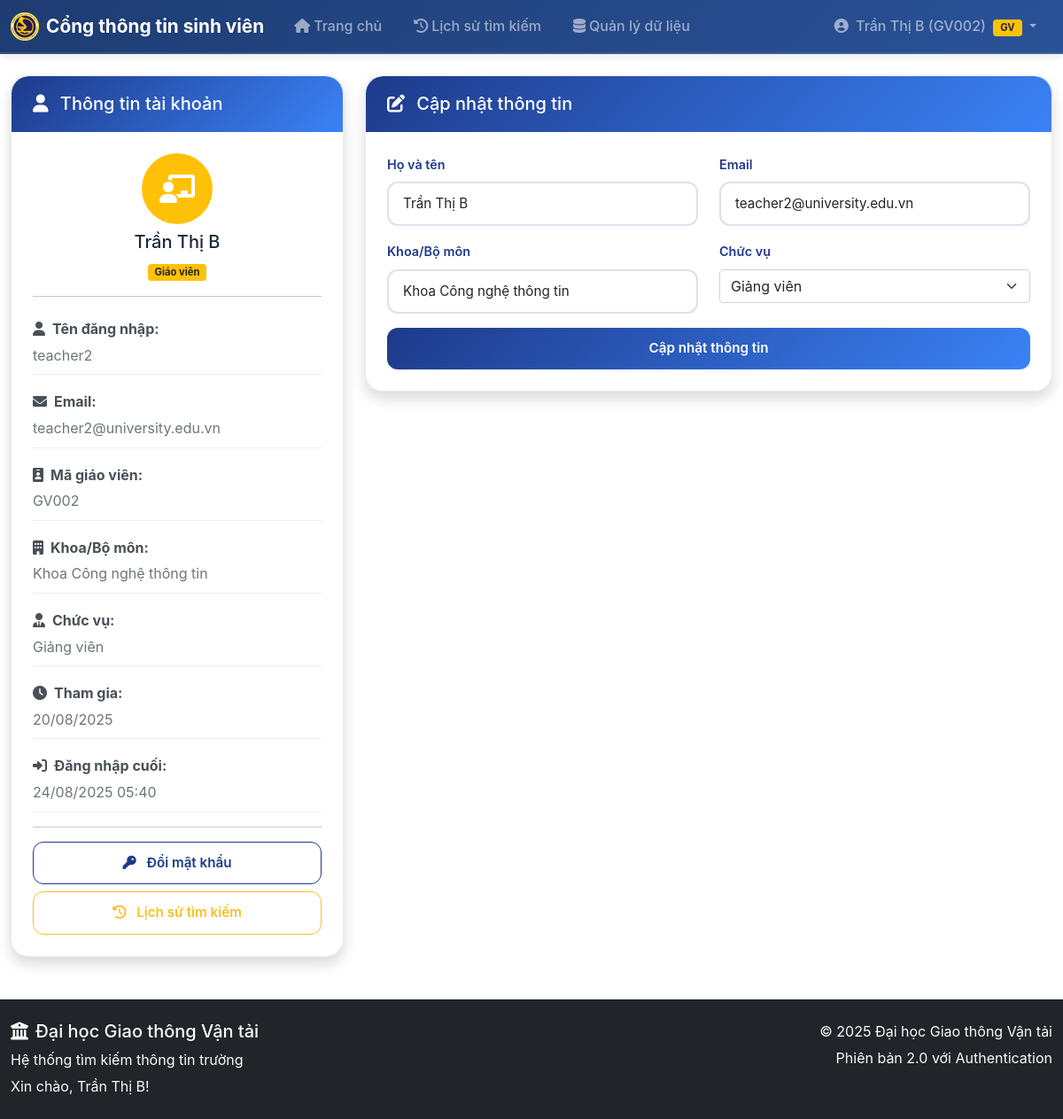
The page /profile (signed in) on the database its author committed.
### models.py (models this page shows, shortened)
class User(UserMixin, db.Model):
    id = db.Column(db.Integer, primary_key=True)
    username = db.Column(db.String(80), unique=True, nullable=False)
    email = db.Column(db.String(120), unique=True, nullable=False)
    password_hash = db.Column(db.String(255), nullable=False)
    full_name = db.Column(db.String(100), nullable=False)
    role = db.Column(db.String(20), nullable=False, default='teacher')
    teacher_id = db.Column(db.String(20), unique=True, nullable=True)  # Mã giáo viên
    department = db.Column(db.String(100), nullable=True)  # Khoa/Bộ môn
    position = db.Column(db.String(50), nullable=True)  # Chức vụ
    is_active = db.Column(db.Boolean, default=True, nullable=False)
    approval_status = db.Column(db.String(20), default='approved', nullable=False)  # 'pending', 'approved', 'rejected'
    created_at = db.Column(db.DateTime, default=datetime.utcnow)
    last_login = db.Column(db.DateTime, nullable=True)
    def is_teacher(self):
        return self.role == 'teacher'
    def is_admin(self):
        return self.username == 'admin' or self.role == 'admin'
    def get_display_name(self):
        if self.role == 'teacher' and self.teacher_id:
            return f"{self.full_name} ({self.teacher_id})"
        return self.full_name

### app.py (the view, shortened to what this page needs)
@app.route('/profile', methods=['GET', 'POST'])
@login_required
def profile():
    form = ProfileForm()
    if request.method == 'GET':
        form.full_name.data = current_user.full_name
        form.email.data = current_user.email
        form.department.data = current_user.department
        form.position.data = current_user.position
    return render_template('auth/profile.html', form=form)

### forms.py
class ProfileForm(FlaskForm):
    full_name = StringField('Họ và tên', validators=[
        DataRequired(message='Vui lòng nhập họ và tên'),
        Length(min=2, max=100, message='Họ tên phải từ 2-100 ký tự')
    ])
    email = StringField('Email', validators=[
        DataRequired(message='Vui lòng nhập email'),
        Email(message='Email không hợp lệ')
    ])
    major = StringField('Ngành học', validators=[Optional(), Length(max=100)])
    year = IntegerField('Năm học', validators=[Optional()])
    department = StringField('Khoa/Bộ môn', validators=[Optional(), Length(max=100)])
    position = SelectField('Chức vụ', choices=[
        ('', '-- Chọn chức vụ --'),
        ('giang_vien', 'Giảng viên'),
        ('pho_giao_su', 'Phó Giáo sư'),
        ('giao_su', 'Giáo sư'),
        ('truong_khoa', 'Trưởng khoa'),
        ('pho_truong_khoa', 'Phó Trưởng khoa'),
        ('truong_bo_mon', 'Trưởng bộ môn'),
        ('khac', 'Khác')
    ], validators=[Optional()])
    submit = SubmitField('Cập nhật thông tin')

### app.py (called while the page is built)
@login_manager.user_loader
def load_user(user_id):
    return db.session.get(User, int(user_id))

### templates/auth/profile.html (shortened to what this page needs)
{% extends "base.html" %}
{% block content %}
<div class="row">
    <div class="col-md-4">
        <div class="card shadow">
            <div class="card-header bg-info text-white">
                <h5 class="mb-0">
                    <i class="fas fa-user me-2"></i>
                    Thông tin tài khoản
                </h5>
            </div>
            <div class="card-body">
                <div class="text-center mb-3">
                    <div class="avatar-circle bg-warning text-white">
                        <i class="fas fa-chalkboard-teacher fa-2x"></i>
                    </div>
                    <h5 class="mt-2">{{ current_user.full_name }}</h5>
                    <span class="badge bg-warning text-dark">Giáo viên</span>
                </div>
                <hr>
                <div class="info-item">
                    <strong><i class="fas fa-user me-2"></i>Tên đăng nhập:</strong>
                    <span>{{ current_user.username }}</span>
                </div>
                <div class="info-item">
                    <strong><i class="fas fa-envelope me-2"></i>Email:</strong>
                    <span>{{ current_user.email }}</span>
                </div>
                <div class="info-item">
                    <strong><i class="fas fa-id-badge me-2"></i>Mã giáo viên:</strong>
                    <span>{{ current_user.teacher_id or 'Chưa cập nhật' }}</span>
                </div>
                <div class="info-item">
                    <strong><i class="fas fa-building me-2"></i>Khoa/Bộ môn:</strong>
                    <span>{{ current_user.department or 'Chưa cập nhật' }}</span>
                </div>
                <div class="info-item">
                    <strong><i class="fas fa-user-tie me-2"></i>Chức vụ:</strong>
                    <span>
                        {% if current_user.position == 'giang_vien' %}Giảng viên
                        {% elif current_user.position == 'pho_giao_su' %}Phó Giáo sư
                        {% elif current_user.position == 'giao_su' %}Giáo sư
                        {% elif current_user.position == 'truong_khoa' %}Trưởng khoa
                        {% elif current_user.position == 'pho_truong_khoa' %}Phó Trưởng khoa
                        {% elif current_user.position == 'truong_bo_mon' %}Trưởng bộ môn
                        {% else %}{{ current_user.position or 'Chưa cập nhật' }}{% endif %}
                    </span>
                </div>
                <div class="info-item">
                    <strong><i class="fas fa-clock me-2"></i>Tham gia:</strong>
                    <span>{{ current_user.created_at.strftime('%d/%m/%Y') if current_user.created_at else 'N/A' }}</span>
                </div>
                <div class="info-item">
                    <strong><i class="fas fa-sign-in-alt me-2"></i>Đăng nhập cuối:</strong>
                    <span>{{ current_user.last_login.strftime('%d/%m/%Y %H:%M') if current_user.last_login else 'Chưa có' }}</span>
                </div>
                <hr>
                <div class="d-grid gap-2">
                    <a href="{{ url_for('change_password') }}" class="btn btn-outline-primary">
                        <i class="fas fa-key me-2"></i>
                        Đổi mật khẩu
                    </a>
                    <a href="{{ url_for('search_history') }}" class="btn btn-outline-info">
                        <i class="fas fa-history me-2"></i>
                        Lịch sử tìm kiếm
                    </a>
                </div>
            </div>
        </div>
    </div>
    <div class="col-md-8">
        <div class="card shadow">
            <div class="card-header bg-primary text-white">
                <h5 class="mb-0">
                    <i class="fas fa-edit me-2"></i>
                    Cập nhật thông tin
                </h5>
            </div>
            <div class="card-body">
                <form method="POST">
                    <div class="row">
                        <div class="col-md-6 mb-3">
                            {{ form.full_name.label(class="form-label") }}
                            {{ form.full_name(class="form-control" + (" is-invalid" if form.full_name.errors else "")) }}
                        </div>
                        <div class="col-md-6 mb-3">
                            {{ form.email.label(class="form-label") }}
                            {{ form.email(class="form-control" + (" is-invalid" if form.email.errors else "")) }}
                        </div>
                    </div>
                    <div class="row">
                        <div class="col-md-6 mb-3">
                            {{ form.department.label(class="form-label") }}
                            {{ form.department(class="form-control" + (" is-invalid" if form.department.errors else "")) }}
                        </div>
                        <div class="col-md-6 mb-3">
                            {{ form.position.label(class="form-label") }}
                            {{ form.position(class="form-select" + (" is-invalid" if form.position.errors else "")) }}
                        </div>
                    </div>
                    <div class="d-grid">
                        {{ form.submit(class="btn btn-primary") }}
                    </div>
                </form>
            </div>
        </div>
    </div>
</div>
{% endblock %}

### templates/base.html (shortened to what this page needs)
<!DOCTYPE html>
<html lang="vi">
<head>
    <link href="https://cdn.jsdelivr.net/npm/bootstrap@5.1.3/dist/css/bootstrap.min.css" rel="stylesheet">
    <link rel="stylesheet" href="https://cdnjs.cloudflare.com/ajax/libs/font-awesome/6.0.0/css/all.min.css">
    <link rel="stylesheet" href="{{ url_for('static', filename='css/style.css') }}">
</head>
<body>
    <nav class="navbar navbar-expand-lg navbar-dark" style="background: linear-gradient(135deg, #1e3c72 0%, #2a5298 100%);">
        <div class="container">
            <a class="navbar-brand fw-bold d-flex align-items-center" href="{{ url_for('index') }}">
                <img src="{{ url_for('static', filename='img/logo.png') }}" alt="Logo" width="32" height="32" class="me-2">
                Cổng thông tin sinh viên
            </a>
            <div class="collapse navbar-collapse" id="navbarNav">
                <ul class="navbar-nav me-auto">
                    <li class="nav-item">
                        <a class="nav-link px-3" href="{{ url_for('index') }}">
                            <i class="fas fa-home me-1"></i>Trang chủ
                        </a>
                    </li>
                    {% if current_user.is_authenticated %}
                        <li class="nav-item">
                            <a class="nav-link px-3" href="{{ url_for('search_history') }}">
                                <i class="fas fa-history me-1"></i>Lịch sử tìm kiếm
                            </a>
                        </li>
                        {% if current_user.is_admin() %}
                        <li class="nav-item dropdown">
                            <a class="nav-link dropdown-toggle px-3" href="#" id="adminDropdown" role="button" data-bs-toggle="dropdown">
                                <i class="fas fa-cog me-1"></i>Quản lý
                            </a>
                            <ul class="dropdown-menu">
                                <li><a class="dropdown-item" href="{{ url_for('admin_users') }}">
                                    <i class="fas fa-users me-2"></i>Người dùng
                                </a></li>
                                <li><a class="dropdown-item" href="{{ url_for('admin_teacher_approvals') }}">
                                    <i class="fas fa-user-check me-2"></i>Phê duyệt giáo viên
                                </a></li>
                                <li><a class="dropdown-item" href="{{ url_for('admin_documents') }}">
                                    <i class="fas fa-file-text me-2"></i>Dữ liệu tìm kiếm
                                </a></li>
                            </ul>
                        </li>
                        {% elif current_user.is_authenticated and current_user.is_teacher() %}
                        <li class="nav-item">
                            <a class="nav-link px-3" href="{{ url_for('admin_documents') }}">
                                <i class="fas fa-database me-1"></i>Quản lý dữ liệu
                            </a>
                        </li>
                        {% endif %}
                    {% endif %}
                </ul>
                <ul class="navbar-nav">
                    {% if current_user.is_authenticated %}
                        <li class="nav-item dropdown">
                            <a class="nav-link dropdown-toggle px-3" href="#" id="navbarDropdown" role="button" data-bs-toggle="dropdown">
                                <i class="fas fa-user-circle me-1"></i>
                                {{ current_user.get_display_name() }}
                                {% if current_user.is_authenticated and current_user.is_teacher() %}
                                    <span class="badge bg-warning text-dark ms-1">GV</span>
                                {% endif %}
                            </a>
                        </li>
                    {% endif %}
                </ul>
            </div>
        </div>
    </nav>
    <main class="container mt-4">
        {% block content %}{% endblock %}
    </main>
    <footer class="bg-dark text-light py-4 mt-5">
        <div class="container">
            <div class="row">
                <div class="col-md-6">
                    <h5><i class="fas fa-university me-2"></i>Đại học Giao thông Vận tải</h5>
                    <p class="mb-1">Hệ thống tìm kiếm thông tin trường</p>
                    <p class="mb-0">
                        {% if current_user.is_authenticated %}
                            Xin chào, {{ current_user.full_name }}!
                        {% else %}
                            Tìm kiếm mở cho tất cả mọi người - Không cần đăng nhập
                        {% endif %}
                    </p>
                </div>
                <div class="col-md-6 text-md-end">
                    <p class="mb-1">© 2025 Đại học Giao thông Vận tải</p>
                    <p class="mb-0">Phiên bản 2.0 với Authentication</p>
                </div>
            </div>
        </div>
    </footer>
</body>
</html>

### static/css/style.css (style rules this page uses)
:root { --utc-primary: #1e3a8a; --utc-secondary: #3b82f6; --utc-accent: #fbbf24; --utc-white: #ffffff; --utc-light-gray: #f8fafc; --utc-dark-gray: #334155; --utc-text: #1e293b; }
body { background-color: var(--utc-white); font-family: 'Inter', 'Segoe UI', Tahoma, Geneva, Verdana, sans-serif; color: var(--utc-text); line-height: 1.6; }
.card { border: 1px solid rgba(30, 58, 138, 0.1); border-radius: 20px; background: var(--utc-white); transition: all 0.3s ease; box-shadow: 0 4px 20px rgba(30, 58, 138, 0.08); }
.card-header { border-radius: 20px 20px 0 0 !important; font-weight: 600; background: linear-gradient(135deg, var(--utc-primary), var(--utc-secondary)) !important; color: white !important; border: none !important; padding: 1.2rem 1.5rem; }
.card-body { padding: 1.5rem; }
.form-control { border-radius: 12px; border: 2px solid rgba(30, 58, 138, 0.15); background: var(--utc-white); transition: all 0.3s ease; padding: 0.75rem 1rem; font-size: 0.95rem; }
.form-label { color: var(--utc-primary); font-weight: 600; font-size: 0.9rem; margin-bottom: 0.5rem; }
.btn { border-radius: 12px; font-weight: 600; transition: all 0.3s ease; padding: 0.75rem 1.5rem; font-size: 0.95rem; }
.btn-primary { background: linear-gradient(135deg, var(--utc-primary), var(--utc-secondary)); border: none; color: white; }
.btn-outline-primary { border-color: var(--utc-primary); color: var(--utc-primary); }
.btn-outline-info { border-color: var(--utc-accent); color: var(--utc-accent); }
.container { max-width: 1200px; }

### templates/auth/profile.html (style rules this page uses)
.avatar-circle { width: 80px; height: 80px; border-radius: 50%; display: flex; align-items: center; justify-content: center; margin: 0 auto; }
.info-item { margin-bottom: 10px; padding: 8px 0; border-bottom: 1px solid #eee; }
.info-item strong { display: block; margin-bottom: 4px; color: #495057; }
.info-item span { color: #6c757d; }

### templates/base.html (style rules this page uses)
.navbar { box-shadow: 0 2px 10px rgba(0,0,0,0.1); border-bottom: 2px solid rgba(255,255,255,0.1); }
.navbar-nav .nav-link { font-weight: 500; transition: all 0.3s ease; border-radius: 6px; margin: 0 2px; }
.navbar-brand { font-size: 1.3rem; text-shadow: 1px 1px 2px rgba(0,0,0,0.1); }
.badge { font-size: 0.7rem; padding: 4px 8px; }

### rows shown on the page
User: get_display_name "Trần Thị B (GV002)", full_name "Trần Thị B", username "teacher2", email "teacher2@university.edu.vn", teacher "GV002", department "Khoa Công nghệ thông tin", created_at "20/08/2025", last_login "24/08/2025 05:40", position "Giảng viên"
